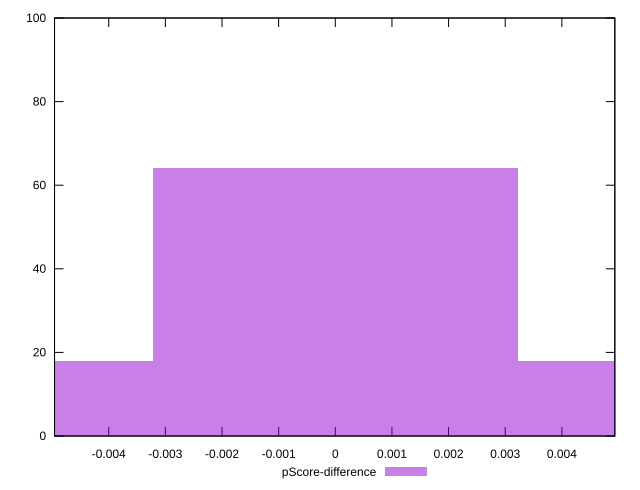

Source code (gnuplot):
reset

$pScoreDifference <<EOF
0 64
-0.00644979477309863 18
0.00644979477309863 18
EOF

set key outside below
set boxwidth 0.00644979477309863
set xrange [-0.00495671049151758:0.0049348877074444075]
set yrange [0:100]
set trange [0:100]
set style fill transparent solid 0.5 noborder
set terminal svg size 640, 490 enhanced background rgb 'white'
set output "reports/report_00027_2021-02-24T12-40-31.850Z/total-blocking-time/samples/astro/pScore-difference/histogram.svg"

plot $pScoreDifference title "pScore-difference" with boxes

reset
